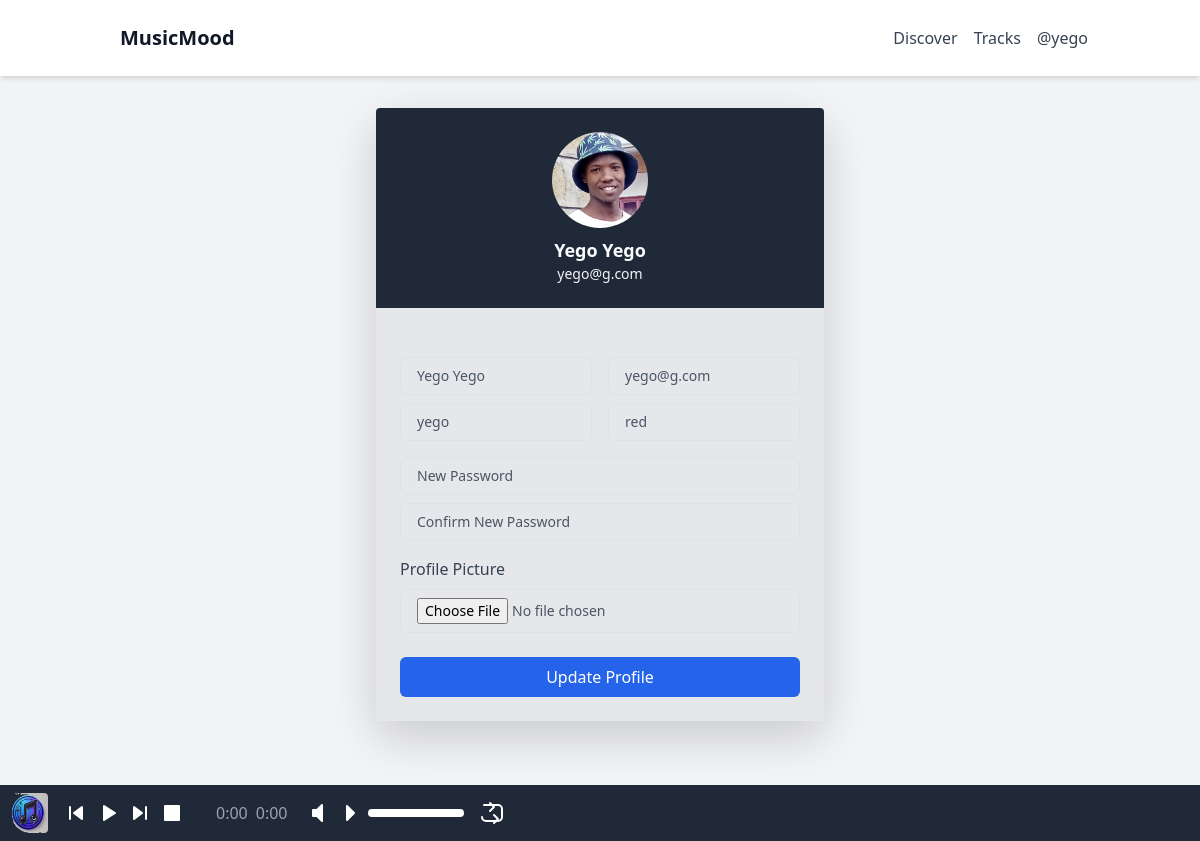
Before: /auth/update_profile (signed in) with the older database file.
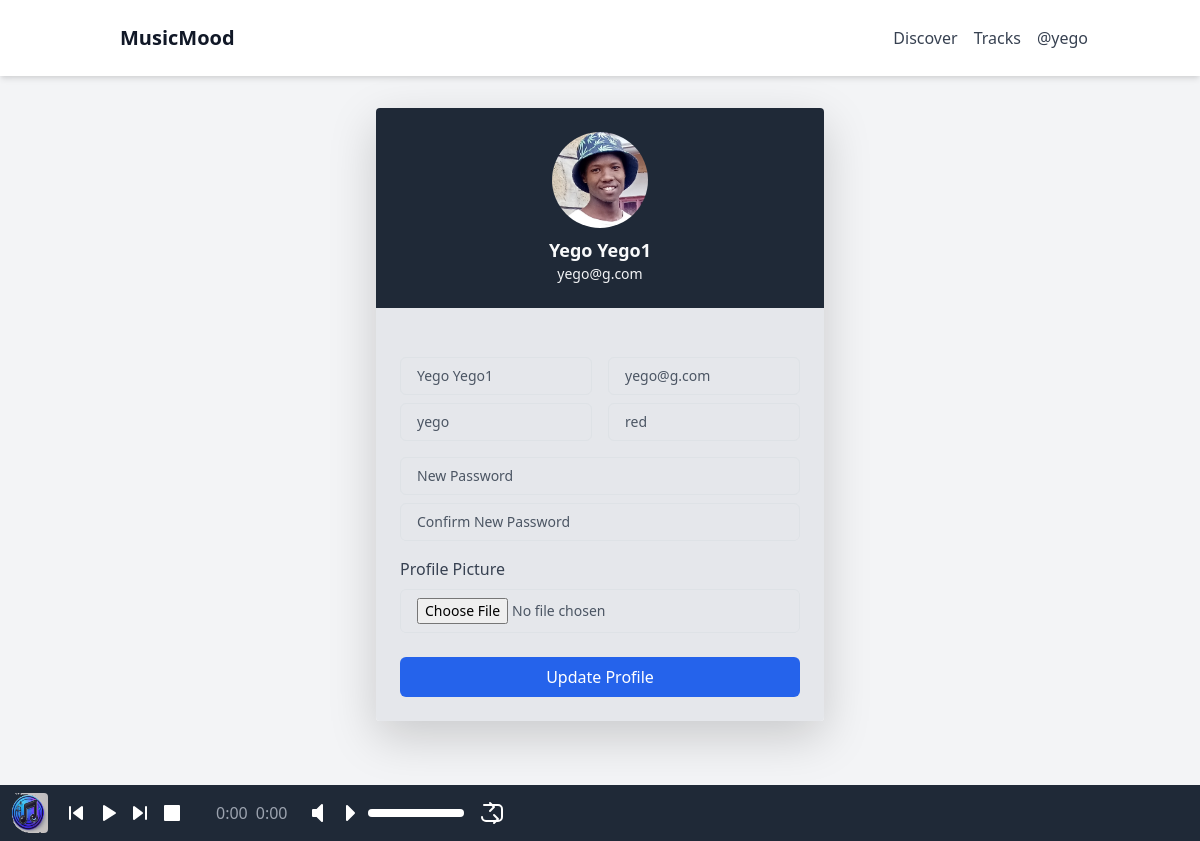
After: the same page with the newer database file.
### app/models.py (models this page shows, shortened)
class Users(db.Model, UserMixin):
    id = db.Column(db.String(36), primary_key=True, default=lambda: str(uuid.uuid4()))
    username = db.Column(db.String(20), nullable=False, unique=True)
    name = db.Column(db.String(200), nullable=False)
    email = db.Column(db.String(120), nullable=False, unique=True)
    favorite_color = db.Column(db.String(120))
    date_added = db.Column(db.DateTime, nullable=False, default=datetime.utcnow)
    profile_pic = db.Column(db.String(255), nullable=True)
    is_admin = db.Column(db.Boolean, default=False)
    is_creater = db.Column(db.Boolean, default=False)
    playlists = db.relationship('Playlist', back_populates='user', cascade='all, delete-orphan')
    password_hash = db.Column(db.String(256))

### app/auth.py (the view)
@auth.route('/update_profile', methods=['GET', 'POST'])
@login_required
def update_profile():
    form = UpdateProfileForm(obj=current_user)
    if form.validate_on_submit():
        try:
            if form.password.data and form.password.data != form.confirm_password.data:
                flash('Passwords do not match. Please try again.', 'danger')
                return render_template('auth/update_profile.html', form=form)
            if form.password.data:
                current_user.password_hash = generate_password_hash(form.password.data, method='pbkdf2:sha256')
            if form.name.data:
                current_user.name = form.name.data
            if form.username.data:
                current_user.username = form.username.data
            if form.email.data:
                current_user.email = form.email.data
            if form.favorite_color.data:
                current_user.favorite_color = form.favorite_color.data
            if form.is_admin.data is not None:
                current_user.is_admin = form.is_admin.data
            if form.profile_pic.data and hasattr(form.profile_pic.data, 'filename'):
                if is_image_file(form.profile_pic.data):
                    pic_filename = secure_filename(form.profile_pic.data.filename)
                    file_path = os.path.join(current_app.root_path, 'static/profile_pics', pic_filename)
                    form.profile_pic.data.save(file_path)
                    compress_image(file_path, file_path)
                    current_user.profile_pic = f'profile_pics/{pic_filename}'
                else:
                    flash('Invalid file type. Please upload an image file.', 'danger')
                    return render_template('auth/update_profile.html', form=form)
            db.session.commit()
            flash('Your profile has been updated!', 'success')
            return redirect(url_for('main.songs'))
        except Exception as e:
            db.session.rollback()
            flash(f"An error occurred while updating your profile: {e}", 'danger')
    else:
        if request.method == 'POST':
            for field, errors in form.errors.items():
                for error in errors:
                    flash(f"Error in {getattr(form, field).label.text}: {error}", 'danger')
    return render_template('auth/update_profile.html', form=form)

### app/forms.py
class UpdateProfileForm(FlaskForm):
		name = StringField('Name', validators=[Optional(), Length(min=2, max=20)])
		username = StringField('Username', validators=[Optional(), Length(min=2, max=20)])
		email = StringField("Email", validators=[Optional(), Email()])
		favorite_color = StringField("Favorite Color")
		password = PasswordField('New Password', validators=[Optional()])
		confirm_password = PasswordField('Confirm New Password', validators=[Optional(), EqualTo('password')])
		profile_pic = FileField('Profile Picture')
		is_admin = BooleanField('Admin')
		submit = SubmitField('Update')

### app/templates/auth/update_profile.html (shortened to what this page needs)
{% extends "base.html" %}
{% block content %}
<div class="mx-auto right-0 mt-2 w-full max-w-md pb-24">
    <div class="bg-white rounded overflow-hidden shadow-lg">
        <div class="text-center p-6 bg-gray-800 border-b">
            <img class="h-24 w-24 text-white rounded-full mx-auto" src="{{ url_for('static', filename='profile_pics/' ~ (current_user.profile_pic if current_user.profile_pic else 'default.png')) }}" alt="Profile Picture">
            <p class="pt-2 text-lg font-semibold text-gray-50">{{ current_user.name }}</p>
            <p class="text-sm text-gray-100">{{ current_user.email }}</p>
        </div>
        <div class="p-6 bg-gray-200">
            <form method="POST" enctype="multipart/form-data" class="space-y-6">
                <div class="grid grid-cols-1 sm:grid-cols-2 gap-4">
                    <div class="space-y-2">
                        {{ form.name(class="w-full bg-transparent text-gray-600 rounded-md border border-gray-300 px-3 py-2 text-sm placeholder-gray-600 invalid:border-red-500", placeholder="Your Name") }}
                        {{ form.username(class="w-full bg-transparent text-gray-600 rounded-md border border-gray-300 px-3 py-2 text-sm placeholder-gray-600 invalid:border-red-500", placeholder="Your Username") }}
                    </div>
                    <div class="space-y-2">
                        {{ form.email(class="w-full bg-transparent text-gray-600 rounded-md border border-gray-300 px-3 py-2 text-sm placeholder-gray-600 invalid:border-red-500", placeholder="Your Email") }}
                        {{ form.favorite_color(class="w-full bg-transparent text-gray-600 rounded-md border border-gray-300 px-3 py-2 text-sm placeholder-gray-600 invalid:border-red-500", placeholder="Your Favorite Color") }}
                    </div>
                    <div class="space-y-2 col-span-1 sm:col-span-2">
                        {{ form.password(class="w-full bg-transparent text-gray-600 rounded-md border border-gray-300 px-3 py-2 text-sm placeholder-gray-600 invalid:border-red-500", placeholder="New Password") }}
                        {{ form.confirm_password(class="w-full bg-transparent text-gray-600 rounded-md border border-gray-300 px-3 py-2 text-sm placeholder-gray-600 invalid:border-red-500", placeholder="Confirm New Password") }}
                    </div>
                    <div class="col-span-1 sm:col-span-2">
                        <label for="profile_pic" class="block text-gray-700 mb-2">Profile Picture</label>
                        {{ form.profile_pic(class="w-full bg-transparent text-gray-600 rounded-md border border-gray-300 px-3 py-2 text-sm placeholder-gray-600 invalid:border-red-500") }}
                    </div>
                </div>
                <div class="mt-6">
                    <button class="w-full h-10 bg-blue-600 hover:bg-blue-700 active:bg-blue-800 focus:bg-blue-700 transition duration-500 rounded-md text-white">
                        Update Profile
                    </button>
                </div>
            </form>
        </div>
    </div>
</div>
{% endblock %}

### app/templates/base.html (shortened to what the changed rows need)
<!DOCTYPE html>
<html lang="en">
<head>
    <link href="https://stackpath.bootstrapcdn.com/bootstrap/4.5.2/css/bootstrap.min.css" rel="stylesheet">
    <link href="https://cdn.jsdelivr.net/npm/tailwindcss@2.2.19/dist/tailwind.min.css" rel="stylesheet">
</head>
<body class="bg-gray-100 text-gray-900 flex flex-col min-h-screen">
    <header class="bg-white shadow-md w-full">
        <div class="container mx-auto flex justify-between items-center p-4">
            <nav class="flex items-center space-x-4">
                <a href="{{ url_for('main.songs')}}" class="text-gray-700 hover:text-gray-900">Discover</a>
                <a href="{{ url_for('main.songs')}}" class="text-gray-700 hover:text-gray-900">Tracks</a>
                {% if current_user.is_authenticated %}
                    <a href="{{ url_for('auth.profile')}}" class="text-gray-700 hover:text-gray-900">@{{ current_user.username }}</a>
                {% endif %}
            </nav>
        </div>
    </header>
    <div id="content" class="flex-grow container mx-auto p-4">
        {% block content %}
        {% endblock %}
    </div>
</body>
</html>

Changed rows visible on the page:
changed Users "yego": name "Yego Yego" → "Yego Yego1"
